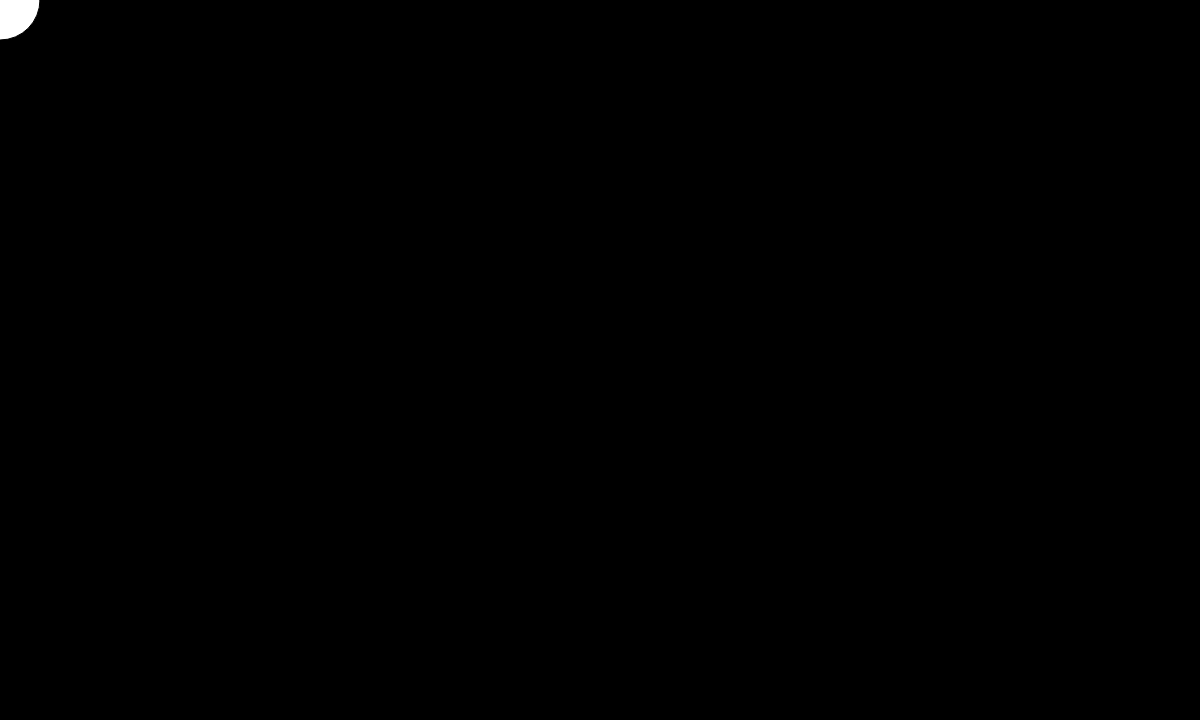
Frame 1 (no input)
Frame 60 (no input): identical to frame 1, image omitted
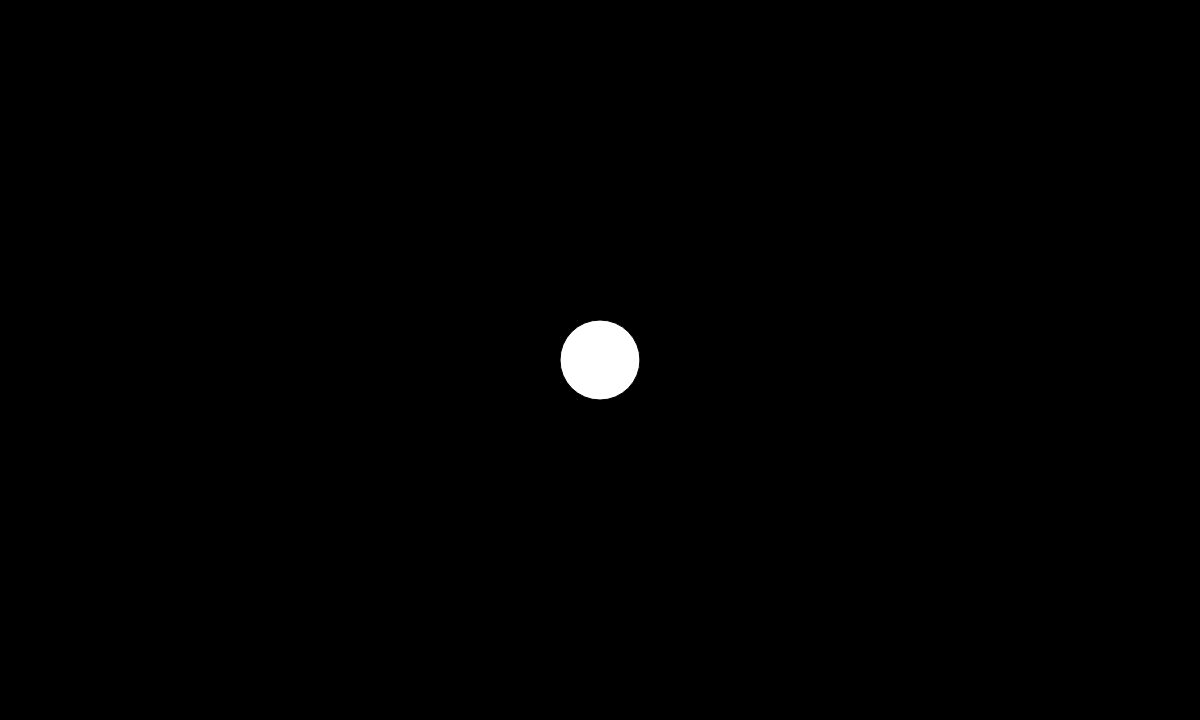
Frame 120 (the mouse pressed at the canvas centre since frame 60)

The p5.js sketch that drew these frames (run headless with seeded random() and noise() and a simulated clock; from frame 60 on, the mouse is pressed at the canvas centre):

// p5.js sketch
// ── sketch.js
function setup() {
  createCanvas(1200, 720);
}

function draw() {
  background(0);
  ellipse(mouseX, mouseY, 80, 80);
}

// ── click-test.js
function setup() {
  createCanvas(1200, 720);
  this.drawCircle = false;
  background(0);
}

function draw() {
  background(0);
  if (this.drawCircle) {
    fill(90, 200, 90);
    ellipse(width * 0.5, height * 0.5, 600, 600);
  }
}

function mouseClicked() {
  this.drawCircle = !this.drawCircle;
}

// ── cubes.js
function setup() {
  createCanvas(1200, 720);
  rectMode(CENTER);
  background(0);
  fill(255, 0, 0);
  noStroke();
}

function draw() {
  inCountdown(function() {
    // Say we want a row of red cubes. How about 10 of them, over 30 seconds?
    // Then we should display about 1 every 3 seconds.
    var progress = millis() / 30000.0;

    if (progress <= 1) {
      var inSquareProgress = progress % (1.0 / 10);
      if (inSquareProgress > 0.035 && inSquareProgress < 0.065) {
        rect(width/2, height/2, 450, 450);
      }
      else {
        background(0);
      }
    }
  });
}

// ── rainbow-rope.js
function setup() {
  createCanvas(1200, 720);
  background(0);
  noStroke();
  colorMode(HSB, 360, 100, 100);
}

function draw() {
  inCountdown(function(progress) {
    var hue = progress * 360;
    fill(hue, 100, 100);
    rect(0, 0, width, height);
  });
}

// ── red-circle.js
function setup() {
  createCanvas(1200, 720);
}

function draw() {
  background(0);
  noStroke();
  fill(255, 0, 0);
  ellipse(width/2, height/2, 100, 100);
}

// ── square-spin.js
function setup() {
  createCanvas(displayWidth, displayHeight);
  background(0);
  noStroke();
  colorMode(HSB, 360, 100, 100);
  rectMode(CENTER);

  this.angle = 0;
}

function draw() {
  inCountdown(function(progress) {
    this.angle += 0.01;

    push();
    translate(width/2, height/2);
    rotate(this.angle);
    noStroke();
    //strokeWeight(125);
    fill(progress * 360, 100, 100);
    rect(0, 0, 600, 600);
    pop();
  });
}
